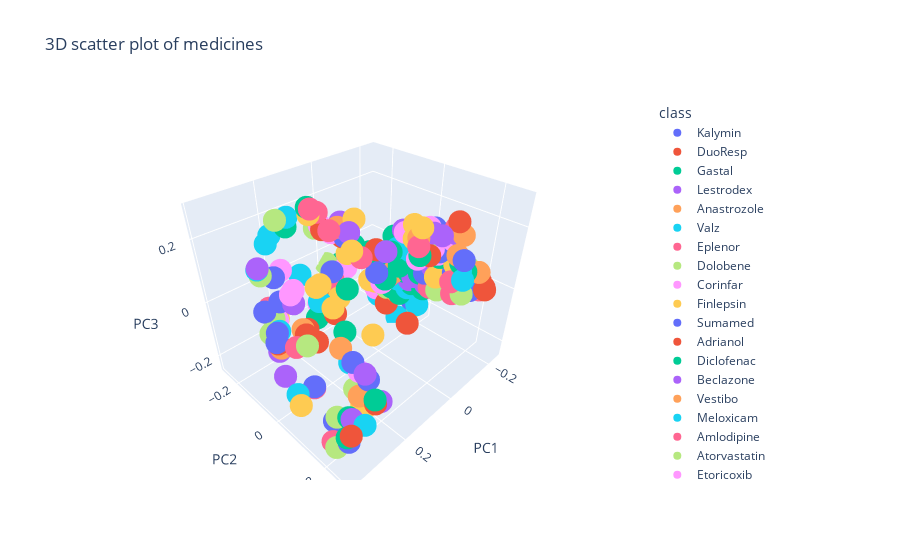

Write notebook code for a chart like this one.
### Code cell
import pandas as pd
from sklearn.decomposition import PCA
import plotly.express as px

# Extract embeddings and perform PCA
embeddings = df.drop('class', axis=1).values
pca = PCA(n_components=3)
embeddings_pca = pca.fit_transform(embeddings)

# Attach PCA results to the DataFrame
df[['x', 'y', 'z']] = pd.DataFrame(embeddings_pca, index=df.index)

# Create interactive 3D scatter plot using plotly
fig = px.scatter_3d(df, x='x', y='y', z='z', color='class', 
                    labels={'x':'PC1', 'y':'PC2', 'z':'PC3'}, 
                    title="3D scatter plot of medicines")
fig.show()
